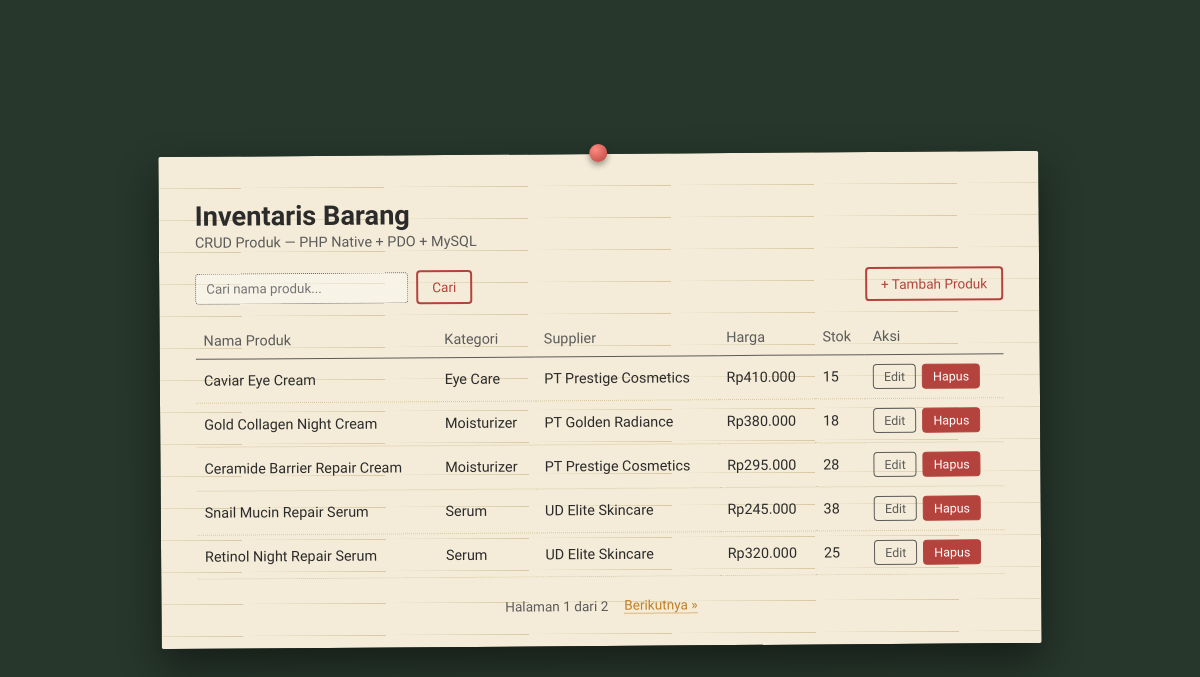
The page / on the database its author committed.
### tables this page shows
CREATE TABLE produk (
    id INT AUTO_INCREMENT PRIMARY KEY,
    nama_produk VARCHAR(150) NOT NULL,
    kategori_id INT NOT NULL,
    supplier_id INT NOT NULL,
    harga DECIMAL(12,2) NOT NULL DEFAULT 0,
    stok INT NOT NULL DEFAULT 0,
    created_at TIMESTAMP DEFAULT CURRENT_TIMESTAMP,
    CONSTRAINT fk_produk_kategori FOREIGN KEY (kategori_id)
        REFERENCES kategori(id) ON DELETE RESTRICT ON UPDATE CASCADE,
    CONSTRAINT fk_produk_supplier FOREIGN KEY (supplier_id)
        REFERENCES supplier(id) ON DELETE RESTRICT ON UPDATE CASCADE
);

CREATE TABLE kategori (
    id INT AUTO_INCREMENT PRIMARY KEY,
    nama_kategori VARCHAR(100) NOT NULL
);

CREATE TABLE supplier (
    id INT AUTO_INCREMENT PRIMARY KEY,
    nama_supplier VARCHAR(100) NOT NULL,
    kontak VARCHAR(50) NOT NULL
);

### includes/functions.php (called while the page is built, shortened)
<?php
function countProduk(PDO $pdo, string $keyword = ''): int
{
    if ($keyword !== '') {
        $stmt = $pdo->prepare('SELECT COUNT(*) FROM produk WHERE nama_produk LIKE :kw');
        $stmt->execute(['kw' => '%' . $keyword . '%']);
    } else {
        $stmt = $pdo->query('SELECT COUNT(*) FROM produk');
    }
    return (int) $stmt->fetchColumn();
}
function getProdukList(PDO $pdo, string $keyword = '', int $limit = 5, int $offset = 0): array
{
    $sql = 'SELECT
                p.id, p.nama_produk, p.harga, p.stok, p.created_at,
                k.nama_kategori,
                s.nama_supplier
            FROM produk p
            JOIN kategori k ON k.id = p.kategori_id
            JOIN supplier s ON s.id = p.supplier_id';
    $sql .= ' ORDER BY p.id DESC LIMIT :limit OFFSET :offset';
    $stmt = $pdo->prepare($sql);
    $stmt->bindValue(':limit', $limit, PDO::PARAM_INT);
    $stmt->bindValue(':offset', $offset, PDO::PARAM_INT);
    $stmt->execute();
    return $stmt->fetchAll();
}

### index.php (the view, shortened to what this page needs)
<?php
require_once __DIR__ . '/includes/config.php';
$keyword = trim($_GET['q'] ?? '');
$perPage     = 5;
$currentPage = max(1, (int) ($_GET['page'] ?? 1));
$totalRows   = countProduk($pdo, $keyword);
$totalPages  = max(1, (int) ceil($totalRows / $perPage));
$currentPage = min($currentPage, $totalPages);
$offset      = ($currentPage - 1) * $perPage;
$produkList = getProdukList($pdo, $keyword, $perPage, $offset);
function qs(array $extra = [], string $keyword = '', int $page = 1): string
{
    $params = array_merge($keyword !== '' ? ['q' => $keyword] : [], ['page' => $page], $extra);
    return '?' . http_build_query($params);
}
?>
<!DOCTYPE html>
<html lang="id">
<head>
<link rel="stylesheet" href="assets/style.css">
</head>
<body>
<div class="board">
  <div class="paper paper--wide">
    <div class="pin"></div>
    <h1 class="page-title">Inventaris Barang</h1>
    <p class="page-subtitle">CRUD Produk — PHP Native + PDO + MySQL</p>
    <div class="toolbar">
      <form method="GET" class="search-form">
        <input type="text" name="q" placeholder="Cari nama produk..." value="<?= htmlspecialchars($keyword, ENT_QUOTES, 'UTF-8') ?>">
        <button type="submit" class="stamp-btn stamp-btn--sm">Cari</button>
      </form>
      <a href="create.php" class="stamp-btn stamp-btn--sm">+ Tambah Produk</a>
    </div>
    <?php if (empty($produkList)): ?>
      <p class="empty-note">
        <?= $keyword !== '' ? 'Nggak ada produk yang cocok dengan pencarian itu.' : 'Belum ada produk. Yuk tambah dulu.' ?>
      </p>
    <?php else: ?>
      <div class="table-wrap">
        <table class="data-table">
          <thead>
            <tr>
              <th>Nama Produk</th>
              <th>Kategori</th>
              <th>Supplier</th>
              <th>Harga</th>
              <th>Stok</th>
              <th>Aksi</th>
            </tr>
          </thead>
          <tbody>
            <?php foreach ($produkList as $p): ?>
              <tr>
                <td><?= htmlspecialchars($p['nama_produk'], ENT_QUOTES, 'UTF-8') ?></td>
                <td><?= htmlspecialchars($p['nama_kategori'], ENT_QUOTES, 'UTF-8') ?></td>
                <td><?= htmlspecialchars($p['nama_supplier'], ENT_QUOTES, 'UTF-8') ?></td>
                <td>Rp<?= number_format((float) $p['harga'], 0, ',', '.') ?></td>
                <td><?= (int) $p['stok'] ?></td>
                <td>
                  <div class="action-cell">
                    <a href="update.php?id=<?= (int) $p['id'] ?>" class="stamp-btn stamp-btn--xs stamp-btn--ink">Edit</a>
                    <form method="POST" action="delete.php" onsubmit="return confirm('Yakin mau hapus produk &quot;<?= htmlspecialchars(addslashes($p['nama_produk']), ENT_QUOTES, 'UTF-8') ?>&quot;? Aksi ini nggak bisa dibatalkan.');">
                      <button type="submit" class="stamp-btn stamp-btn--xs stamp-btn--danger">Hapus</button>
                    </form>
                  </div>
                </td>
              </tr>
            <?php endforeach; ?>
          </tbody>
        </table>
      </div>
      <?php if ($totalPages > 1): ?>
        <div class="pagination">
          <span class="page-info">Halaman <?= $currentPage ?> dari <?= $totalPages ?></span>
          <?php if ($currentPage < $totalPages): ?>
            <a href="<?= qs([], $keyword, $currentPage + 1) ?>" class="page-link">Berikutnya &raquo;</a>
          <?php endif; ?>
        </div>
      <?php endif; ?>
    <?php endif; ?>
  </div>
</div>
</body>
</html>

### assets/style.css (style rules this page uses)
:root { --paper: #f4ecd8; --paper-line: #d8c9a3; --ink: #2b2b2b; --pencil: #5b5b5b; --pen-red: #b5433d; --pen-green: #3f6b4a; --stamp-amber: #c17f27; --board: #27372c; }
* { box-sizing: border-box; }
body { margin: 0; font-family: 'Work Sans', sans-serif; color: var(--ink); background: var(--board); }
.board { min-height: 100vh; display: flex; align-items: center; justify-content: center; padding: 40px 16px; background: var(--board); }
.paper { position: relative; width: 100%; max-width: 440px; background: var(--paper); background-image: repeating-linear-gradient( transparent, transparent 31px, var(--paper-line) 32px ); padding: 40px 36px 32px; border-radius: 2px; box-shadow: 0 18px 40px rgba(0,0,0,0.45); transform: rotate(-0.4deg); }
.paper--wide { max-width: 880px; }
.pin { position: absolute; top: -10px; left: 50%; transform: translateX(-50%); width: 18px; height: 18px; border-radius: 50%; background: radial-gradient(circle at 35% 30%, #ff8a80, var(--pen-red)); box-shadow: 0 3px 6px rgba(0,0,0,0.4); }
.page-title { font-family: 'Special Elite', monospace; font-size: 1.7rem; margin: 4px 0 2px; }
.page-subtitle { margin: 0 0 20px; color: var(--pencil); font-size: 0.9rem; }
.stamp-btn { flex: 1; padding: 10px 14px; font-family: 'Special Elite', monospace; font-size: 0.95rem; color: var(--pen-red); background: transparent; border: 2px double var(--pen-red); border-radius: 4px; cursor: pointer; text-align: center; text-decoration: none; display: inline-block; transition: transform 0.15s ease, background 0.15s ease; }
.stamp-btn--ink { color: var(--pencil); border-color: var(--pencil); }
.stamp-btn--danger { color: #ffffff; background: var(--pen-red); border-color: var(--pen-red); }
.stamp-btn--sm { flex: none; padding: 7px 14px; font-size: 0.85rem; }
.stamp-btn--xs { flex: none; padding: 4px 10px; font-size: 0.78rem; border-width: 1px; }
.toolbar { display: flex; justify-content: space-between; align-items: center; gap: 12px; margin-bottom: 18px; flex-wrap: wrap; }
.search-form { display: flex; gap: 8px; flex-wrap: wrap; align-items: center; }
.search-form input[type="text"] { padding: 7px 10px; border: 1px dotted var(--pencil); border-radius: 4px; background: rgba(255,255,255,0.4); font-family: 'Work Sans', sans-serif; outline: none; }
.table-wrap { overflow-x: auto; }
.data-table { width: 100%; border-collapse: collapse; font-size: 0.9rem; }
.data-table th, .data-table td { text-align: left; padding: 9px 8px; border-bottom: 1px dotted var(--paper-line); }
.data-table td:last-child, .data-table th:last-child { white-space: nowrap; }
.data-table th { font-family: 'Special Elite', monospace; font-weight: normal; color: var(--pencil); border-bottom: 1px solid var(--pencil); }
.action-cell { display: flex; gap: 6px; }
.action-cell form { display: flex; margin: 0; }
.pagination { display: flex; align-items: center; justify-content: center; gap: 16px; margin-top: 20px; font-family: 'Special Elite', monospace; font-size: 0.85rem; }
.page-link { color: var(--stamp-amber); text-decoration: none; border-bottom: 1px dotted var(--stamp-amber); }
.page-info { color: var(--pencil); }

### rows shown on the page
produk: nama_produk "Caviar Eye Cream", kategori.nama_kategori "Eye Care", supplier.nama_supplier "PT Prestige Cosmetics", harga "410.000", stok "15"
produk: nama_produk "Gold Collagen Night Cream", kategori.nama_kategori "Moisturizer", supplier.nama_supplier "PT Golden Radiance", harga "380.000", stok "18"
produk: nama_produk "Ceramide Barrier Repair Cream", kategori.nama_kategori "Moisturizer", supplier.nama_supplier "PT Prestige Cosmetics", harga "295.000", stok "28"
produk: nama_produk "Snail Mucin Repair Serum", kategori.nama_kategori "Serum", supplier.nama_supplier "UD Elite Skincare", harga "245.000", stok "38"
produk: nama_produk "Retinol Night Repair Serum", kategori.nama_kategori "Serum", supplier.nama_supplier "UD Elite Skincare", harga "320.000", stok "25"

### other values the page prints
$currentPage "1"
$totalPages "2"
